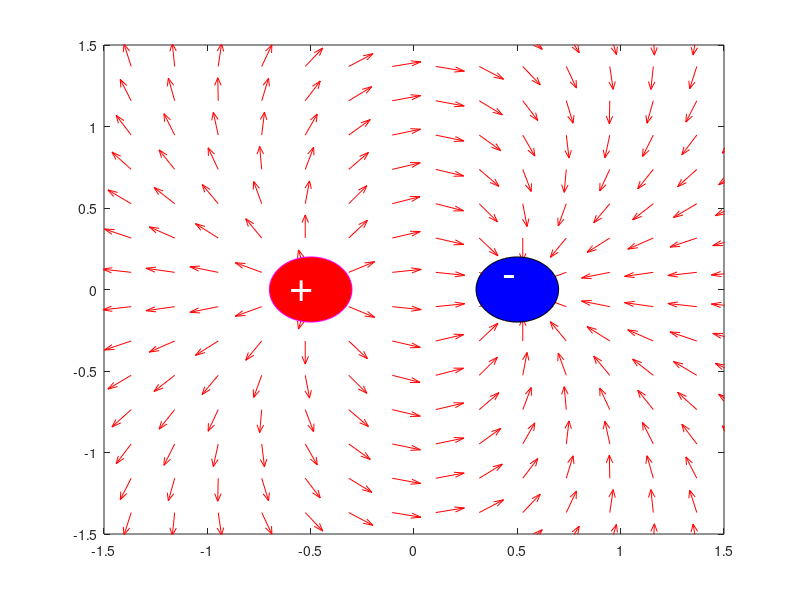

MATLAB code to generate this figure:
% Crear grid
N = 20;
minX = -2; maxX = +2;
minY = -2; maxY = +2;
x = linspace(minX, maxX, N);
y = linspace(minY, maxY, N);
[xG, yG] = meshgrid(x, y);

% posicion de la particula negativa
xCn = 0.5; yCn = 0; a = 0.4;

% posicion de la particula positiva
xCp = -0.5; yCp = 0;

% campo electrico
Qn = -20;
Qp = +20;
epsO = 8.854e-12;
kC = 9*10^9; % Define la constante kC

Rx = xG - xCn;
Ry = yG - yCn;
R = sqrt(Rx.^2 + Ry.^2).^3;
Ex = kC .* Qn .* Rx ./ R;
Ey = kC .* Qn .* Ry ./ R;

Rx = xG - xCp;
Ry = yG - yCp;
R = sqrt(Rx.^2 + Ry.^2).^3;
Ex = Ex+kC .* Qp .* Rx ./ R;
Ey = Ey+kC .* Qp .* Ry ./ R;

E = sqrt(Ex.^2 + Ey.^2);

% componentes x, y
u = Ex ./ E;
v = Ey ./ E;

% Graficar el campo eléctrico
figure();
h = quiver(xG, yG, u, v, 'autoscalefactor', 0.5);
set(h, 'color', [1 0 0]);
axis([-1.5 1.5 -1.5 1.5]);
box on;

% Dibujar la partícula negativa
h = rectangle('Position', [xCn - a/2, yCn - a/2, a, a], 'Curvature', [1 1]);
set(h, 'FaceColor', [0 0 1], 'EdgeColor', [0 0 0]);
text(0.43, 0.05, '-', 'Color', 'white', 'FontSize', 30);

% Dibujar la partícula positiva
h = rectangle('Position', [xCp - a/2, yCp - a/2, a, a], 'Curvature', [1 1]);
set(h, 'FaceColor', [1 0 0], 'EdgeColor', [1 0 1]);
text(-0.6, 0, '+', 'Color', 'white', 'FontSize', 30);